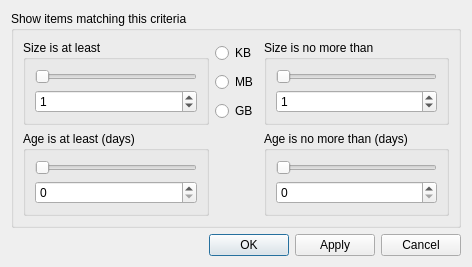
<?xml version="1.0" encoding="UTF-8"?>
<ui version="4.0">
 <class>Filter</class>
 <widget class="QDialog" name="Filter">
  <property name="geometry">
   <rect>
    <x>0</x>
    <y>0</y>
    <width>472</width>
    <height>257</height>
   </rect>
  </property>
  <property name="windowTitle">
   <string>Filter</string>
  </property>
  <property name="windowIcon">
   <iconset resource="../../../../svnroot/newsflash/gui/resource.qrc">
    <normaloff>:/resource/16x16_ico_png/ico_filter.png</normaloff>:/resource/16x16_ico_png/ico_filter.png</iconset>
  </property>
  <layout class="QGridLayout" name="gridLayout_6">
   <item row="2" column="0">
    <layout class="QHBoxLayout" name="horizontalLayout_2">
     <item>
      <spacer name="horizontalSpacer">
       <property name="orientation">
        <enum>Qt::Horizontal</enum>
       </property>
       <property name="sizeHint" stdset="0">
        <size>
         <width>40</width>
         <height>20</height>
        </size>
       </property>
      </spacer>
     </item>
     <item>
      <widget class="QPushButton" name="btnAccept">
       <property name="text">
        <string>OK</string>
       </property>
      </widget>
     </item>
     <item>
      <widget class="QPushButton" name="btnApply">
       <property name="enabled">
        <bool>true</bool>
       </property>
       <property name="text">
        <string>Apply</string>
       </property>
      </widget>
     </item>
     <item>
      <widget class="QPushButton" name="btnCancel">
       <property name="text">
        <string>Cancel</string>
       </property>
      </widget>
     </item>
    </layout>
   </item>
   <item row="1" column="0">
    <widget class="QGroupBox" name="groupBox">
     <property name="title">
      <string>Show items matching this criteria</string>
     </property>
     <layout class="QVBoxLayout" name="verticalLayout_4">
      <item>
       <layout class="QGridLayout" name="gridLayout">
        <item row="0" column="0">
         <widget class="QGroupBox" name="grpMinSize">
          <property name="enabled">
           <bool>true</bool>
          </property>
          <property name="title">
           <string>Size is at least</string>
          </property>
          <property name="checkable">
           <bool>false</bool>
          </property>
          <property name="checked">
           <bool>false</bool>
          </property>
          <layout class="QGridLayout" name="gridLayout_3">
           <item row="1" column="0">
            <widget class="QSpinBox" name="spinMinSize">
             <property name="maximum">
              <number>999999999</number>
             </property>
             <property name="value">
              <number>1</number>
             </property>
            </widget>
           </item>
           <item row="0" column="0">
            <widget class="QSlider" name="sliderMinSize">
             <property name="minimum">
              <number>1</number>
             </property>
             <property name="maximum">
              <number>200</number>
             </property>
             <property name="orientation">
              <enum>Qt::Horizontal</enum>
             </property>
             <property name="invertedControls">
              <bool>false</bool>
             </property>
             <property name="tickPosition">
              <enum>QSlider::NoTicks</enum>
             </property>
            </widget>
           </item>
          </layout>
         </widget>
        </item>
        <item row="0" column="1">
         <layout class="QVBoxLayout" name="verticalLayout_3">
          <item>
           <widget class="QRadioButton" name="chkKB">
            <property name="text">
             <string>KB</string>
            </property>
            <property name="autoExclusive">
             <bool>true</bool>
            </property>
           </widget>
          </item>
          <item>
           <widget class="QRadioButton" name="chkMB">
            <property name="text">
             <string>MB</string>
            </property>
            <property name="autoExclusive">
             <bool>true</bool>
            </property>
           </widget>
          </item>
          <item>
           <widget class="QRadioButton" name="chkGB">
            <property name="text">
             <string>GB</string>
            </property>
           </widget>
          </item>
         </layout>
        </item>
        <item row="0" column="2">
         <widget class="QGroupBox" name="grpMaxSize">
          <property name="enabled">
           <bool>true</bool>
          </property>
          <property name="title">
           <string>Size is no more than</string>
          </property>
          <property name="checkable">
           <bool>false</bool>
          </property>
          <property name="checked">
           <bool>false</bool>
          </property>
          <layout class="QGridLayout" name="gridLayout_4">
           <item row="1" column="0">
            <widget class="QSpinBox" name="spinMaxSize">
             <property name="maximum">
              <number>999999999</number>
             </property>
             <property name="value">
              <number>1</number>
             </property>
            </widget>
           </item>
           <item row="0" column="0">
            <widget class="QSlider" name="sliderMaxSize">
             <property name="layoutDirection">
              <enum>Qt::LeftToRight</enum>
             </property>
             <property name="minimum">
              <number>1</number>
             </property>
             <property name="maximum">
              <number>200</number>
             </property>
             <property name="orientation">
              <enum>Qt::Horizontal</enum>
             </property>
             <property name="invertedAppearance">
              <bool>false</bool>
             </property>
            </widget>
           </item>
          </layout>
         </widget>
        </item>
        <item row="1" column="0">
         <widget class="QGroupBox" name="grpMinDays">
          <property name="title">
           <string>Age is at least (days)</string>
          </property>
          <property name="checkable">
           <bool>false</bool>
          </property>
          <property name="checked">
           <bool>false</bool>
          </property>
          <layout class="QVBoxLayout" name="verticalLayout_2">
           <item>
            <widget class="QSlider" name="sliderMinDays">
             <property name="minimum">
              <number>1</number>
             </property>
             <property name="orientation">
              <enum>Qt::Horizontal</enum>
             </property>
            </widget>
           </item>
           <item>
            <widget class="QSpinBox" name="spinMinDays">
             <property name="minimum">
              <number>0</number>
             </property>
             <property name="maximum">
              <number>99999</number>
             </property>
            </widget>
           </item>
          </layout>
         </widget>
        </item>
        <item row="1" column="2">
         <widget class="QGroupBox" name="grpMaxDays">
          <property name="title">
           <string>Age is no more than (days)</string>
          </property>
          <property name="checkable">
           <bool>false</bool>
          </property>
          <property name="checked">
           <bool>false</bool>
          </property>
          <layout class="QVBoxLayout" name="verticalLayout">
           <item>
            <widget class="QSlider" name="sliderMaxDays">
             <property name="minimum">
              <number>1</number>
             </property>
             <property name="orientation">
              <enum>Qt::Horizontal</enum>
             </property>
            </widget>
           </item>
           <item>
            <widget class="QSpinBox" name="spinMaxDays">
             <property name="minimum">
              <number>0</number>
             </property>
             <property name="maximum">
              <number>99999</number>
             </property>
            </widget>
           </item>
          </layout>
         </widget>
        </item>
       </layout>
      </item>
     </layout>
    </widget>
   </item>
  </layout>
 </widget>
 <tabstops>
  <tabstop>grpMinSize</tabstop>
  <tabstop>sliderMinSize</tabstop>
  <tabstop>spinMinSize</tabstop>
  <tabstop>chkKB</tabstop>
  <tabstop>chkMB</tabstop>
  <tabstop>chkGB</tabstop>
  <tabstop>grpMaxSize</tabstop>
  <tabstop>sliderMaxSize</tabstop>
  <tabstop>spinMaxSize</tabstop>
  <tabstop>grpMinDays</tabstop>
  <tabstop>sliderMinDays</tabstop>
  <tabstop>spinMinDays</tabstop>
  <tabstop>grpMaxDays</tabstop>
  <tabstop>sliderMaxDays</tabstop>
  <tabstop>spinMaxDays</tabstop>
  <tabstop>btnAccept</tabstop>
  <tabstop>btnApply</tabstop>
  <tabstop>btnCancel</tabstop>
 </tabstops>
 <resources>
  <include location="../../../../svnroot/newsflash/gui/resource.qrc"/>
 </resources>
 <connections>
  <connection>
   <sender>btnCancel</sender>
   <signal>clicked()</signal>
   <receiver>Filter</receiver>
   <slot>reject()</slot>
   <hints>
    <hint type="sourcelabel">
     <x>370</x>
     <y>227</y>
    </hint>
    <hint type="destinationlabel">
     <x>208</x>
     <y>125</y>
    </hint>
   </hints>
  </connection>
 </connections>
</ui>
